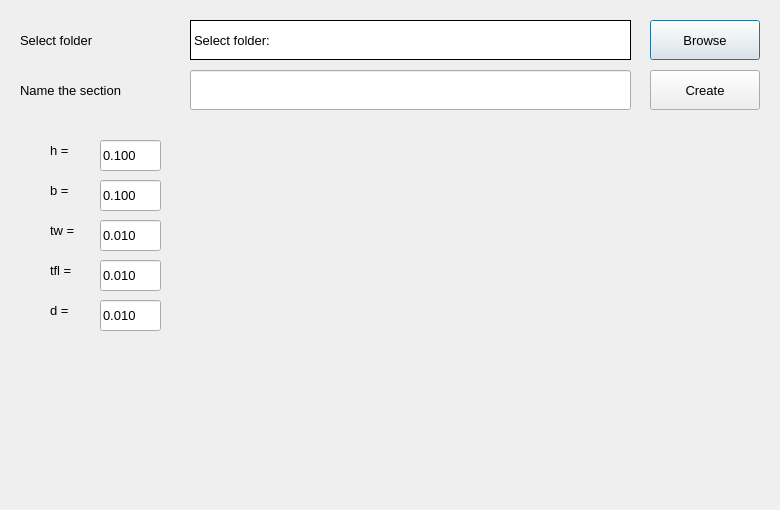
<?xml version="1.0" encoding="UTF-8"?>
<ui version="4.0">
 <class>Dialog_Crusiform4Angle</class>
 <widget class="QDialog" name="Dialog_Crusiform4Angle">
  <property name="geometry">
   <rect>
    <x>0</x>
    <y>0</y>
    <width>780</width>
    <height>510</height>
   </rect>
  </property>
  <property name="windowTitle">
   <string>Crusiform4Angle</string>
  </property>
  <widget class="QLabel" name="label_justdisplay_3">
   <property name="geometry">
    <rect>
     <x>50</x>
     <y>130</y>
     <width>41</width>
     <height>41</height>
    </rect>
   </property>
   <property name="font">
    <font>
     <pointsize>10</pointsize>
    </font>
   </property>
   <property name="text">
    <string>h = </string>
   </property>
  </widget>
  <widget class="QLabel" name="label_justdisplay_4">
   <property name="geometry">
    <rect>
     <x>50</x>
     <y>170</y>
     <width>41</width>
     <height>41</height>
    </rect>
   </property>
   <property name="font">
    <font>
     <pointsize>10</pointsize>
    </font>
   </property>
   <property name="text">
    <string>b = </string>
   </property>
  </widget>
  <widget class="QLabel" name="label_justdisplay_5">
   <property name="geometry">
    <rect>
     <x>50</x>
     <y>210</y>
     <width>41</width>
     <height>41</height>
    </rect>
   </property>
   <property name="font">
    <font>
     <pointsize>10</pointsize>
    </font>
   </property>
   <property name="text">
    <string>tw = </string>
   </property>
  </widget>
  <widget class="QLabel" name="label_justdisplay_6">
   <property name="geometry">
    <rect>
     <x>50</x>
     <y>250</y>
     <width>41</width>
     <height>41</height>
    </rect>
   </property>
   <property name="font">
    <font>
     <pointsize>10</pointsize>
    </font>
   </property>
   <property name="text">
    <string>tfl = </string>
   </property>
  </widget>
  <widget class="QLineEdit" name="lineEdit_h">
   <property name="geometry">
    <rect>
     <x>100</x>
     <y>140</y>
     <width>61</width>
     <height>31</height>
    </rect>
   </property>
   <property name="font">
    <font>
     <pointsize>10</pointsize>
    </font>
   </property>
   <property name="text">
    <string>0.100</string>
   </property>
  </widget>
  <widget class="QLineEdit" name="lineEdit_b">
   <property name="geometry">
    <rect>
     <x>100</x>
     <y>180</y>
     <width>61</width>
     <height>31</height>
    </rect>
   </property>
   <property name="font">
    <font>
     <pointsize>10</pointsize>
    </font>
   </property>
   <property name="text">
    <string>0.100</string>
   </property>
  </widget>
  <widget class="QLineEdit" name="lineEdit_tw">
   <property name="geometry">
    <rect>
     <x>100</x>
     <y>220</y>
     <width>61</width>
     <height>31</height>
    </rect>
   </property>
   <property name="font">
    <font>
     <pointsize>10</pointsize>
    </font>
   </property>
   <property name="text">
    <string>0.010</string>
   </property>
  </widget>
  <widget class="QLineEdit" name="lineEdit_tfl">
   <property name="geometry">
    <rect>
     <x>100</x>
     <y>260</y>
     <width>61</width>
     <height>31</height>
    </rect>
   </property>
   <property name="font">
    <font>
     <pointsize>10</pointsize>
    </font>
   </property>
   <property name="text">
    <string>0.010</string>
   </property>
  </widget>
  <widget class="QLabel" name="label_justdisplay_2">
   <property name="geometry">
    <rect>
     <x>20</x>
     <y>70</y>
     <width>171</width>
     <height>40</height>
    </rect>
   </property>
   <property name="font">
    <font>
     <pointsize>10</pointsize>
    </font>
   </property>
   <property name="text">
    <string>Name the section</string>
   </property>
  </widget>
  <widget class="QLabel" name="label_justdisplay">
   <property name="geometry">
    <rect>
     <x>20</x>
     <y>20</y>
     <width>170</width>
     <height>40</height>
    </rect>
   </property>
   <property name="font">
    <font>
     <pointsize>10</pointsize>
    </font>
   </property>
   <property name="text">
    <string>Select folder</string>
   </property>
  </widget>
  <widget class="QPushButton" name="pushButton_DefineFolder">
   <property name="geometry">
    <rect>
     <x>650</x>
     <y>20</y>
     <width>110</width>
     <height>40</height>
    </rect>
   </property>
   <property name="font">
    <font>
     <pointsize>10</pointsize>
    </font>
   </property>
   <property name="text">
    <string>Browse</string>
   </property>
  </widget>
  <widget class="QPushButton" name="pushButton_CreateSection">
   <property name="geometry">
    <rect>
     <x>650</x>
     <y>70</y>
     <width>110</width>
     <height>40</height>
    </rect>
   </property>
   <property name="font">
    <font>
     <pointsize>10</pointsize>
    </font>
   </property>
   <property name="text">
    <string>Create</string>
   </property>
  </widget>
  <widget class="QLabel" name="label_CreateFolder">
   <property name="geometry">
    <rect>
     <x>190</x>
     <y>20</y>
     <width>441</width>
     <height>40</height>
    </rect>
   </property>
   <property name="font">
    <font>
     <pointsize>10</pointsize>
    </font>
   </property>
   <property name="styleSheet">
    <string notr="true">background-color: rgb(255, 255, 255);</string>
   </property>
   <property name="frameShape">
    <enum>QFrame::Panel</enum>
   </property>
   <property name="frameShadow">
    <enum>QFrame::Plain</enum>
   </property>
   <property name="text">
    <string>Select folder:</string>
   </property>
  </widget>
  <widget class="QLineEdit" name="lineEdit_SectionName">
   <property name="geometry">
    <rect>
     <x>190</x>
     <y>70</y>
     <width>441</width>
     <height>40</height>
    </rect>
   </property>
   <property name="font">
    <font>
     <pointsize>10</pointsize>
    </font>
   </property>
   <property name="text">
    <string/>
   </property>
  </widget>
  <widget class="QLabel" name="label_justdisplay_7">
   <property name="geometry">
    <rect>
     <x>50</x>
     <y>290</y>
     <width>51</width>
     <height>41</height>
    </rect>
   </property>
   <property name="font">
    <font>
     <pointsize>10</pointsize>
    </font>
   </property>
   <property name="text">
    <string>d = </string>
   </property>
  </widget>
  <widget class="QLineEdit" name="lineEdit_dist">
   <property name="geometry">
    <rect>
     <x>100</x>
     <y>300</y>
     <width>61</width>
     <height>31</height>
    </rect>
   </property>
   <property name="font">
    <font>
     <pointsize>10</pointsize>
    </font>
   </property>
   <property name="text">
    <string>0.010</string>
   </property>
  </widget>
  <widget class="QLabel" name="label_image">
   <property name="geometry">
    <rect>
     <x>190</x>
     <y>140</y>
     <width>358</width>
     <height>360</height>
    </rect>
   </property>
   <property name="text">
    <string/>
   </property>
   <property name="pixmap">
    <pixmap>photos/Cruciform4Angle.jpg</pixmap>
   </property>
   <property name="scaledContents">
    <bool>true</bool>
   </property>
  </widget>
 </widget>
 <resources/>
 <connections/>
</ui>
